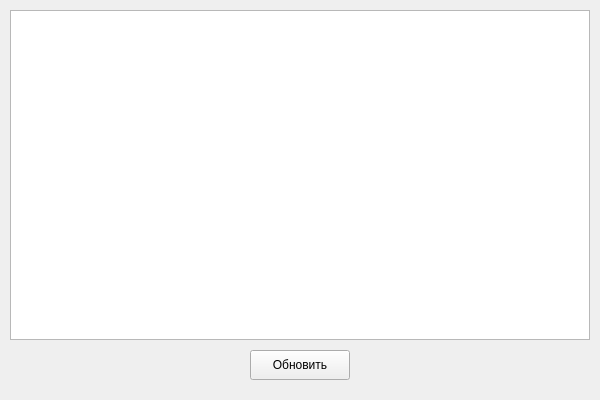
<?xml version="1.0" encoding="UTF-8"?>
<ui version="4.0">
 <class>MainWindow</class>
 <widget class="QMainWindow" name="MainWindow">
  <property name="geometry">
   <rect>
    <x>0</x>
    <y>0</y>
    <width>600</width>
    <height>400</height>
   </rect>
  </property>
  <property name="windowTitle">
   <string>Информация о кофе</string>
  </property>
  <widget class="QWidget" name="centralwidget">
   <widget class="QTableWidget" name="tableWidget">
    <property name="geometry">
     <rect>
      <x>10</x>
      <y>10</y>
      <width>580</width>
      <height>330</height>
     </rect>
    </property>
   </widget>
   <widget class="QPushButton" name="refreshButton">
    <property name="geometry">
     <rect>
      <x>250</x>
      <y>350</y>
      <width>100</width>
      <height>30</height>
     </rect>
    </property>
    <property name="text">
     <string>Обновить</string>
    </property>
   </widget>
  </widget>
 </widget>
 <resources/>
 <connections/>
</ui>
